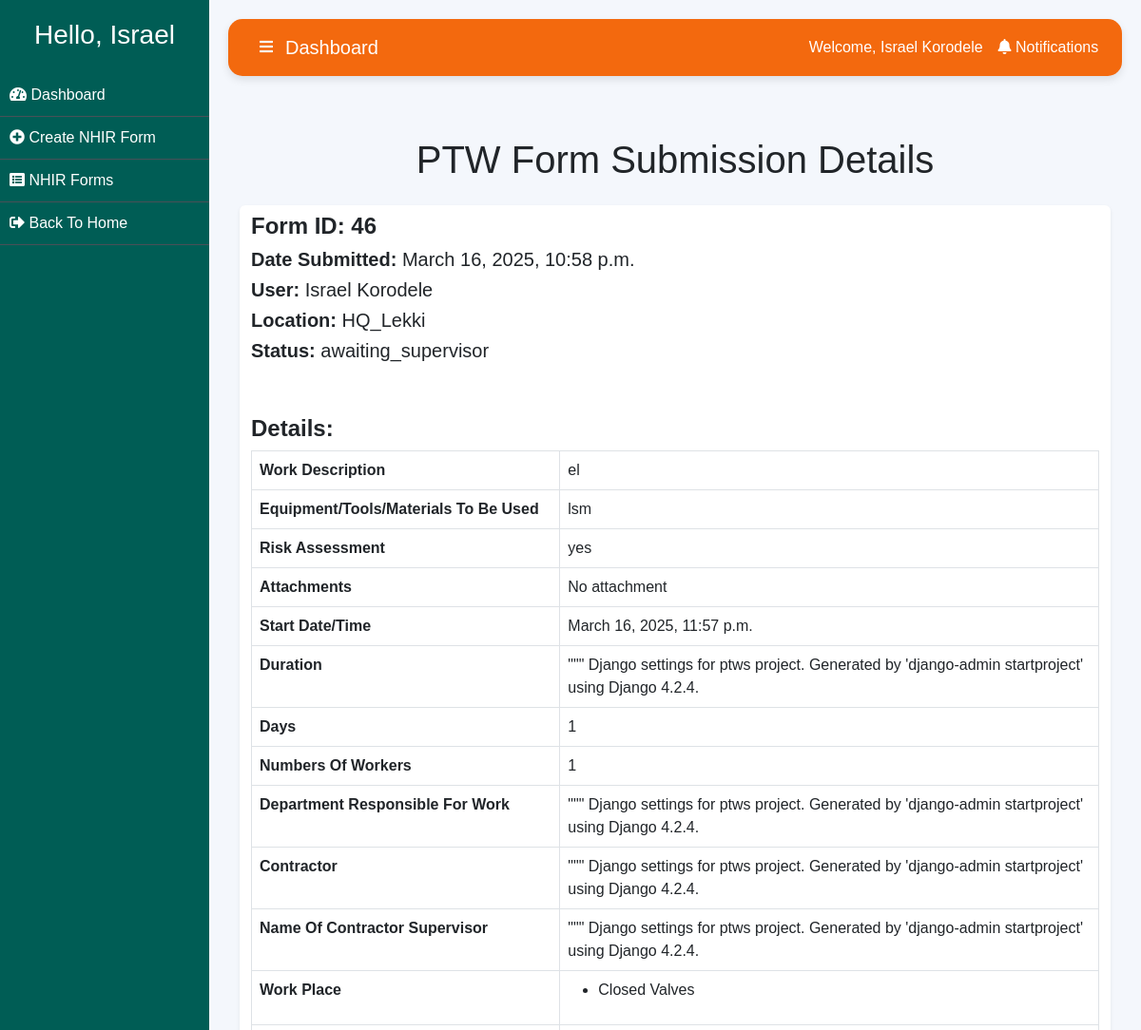
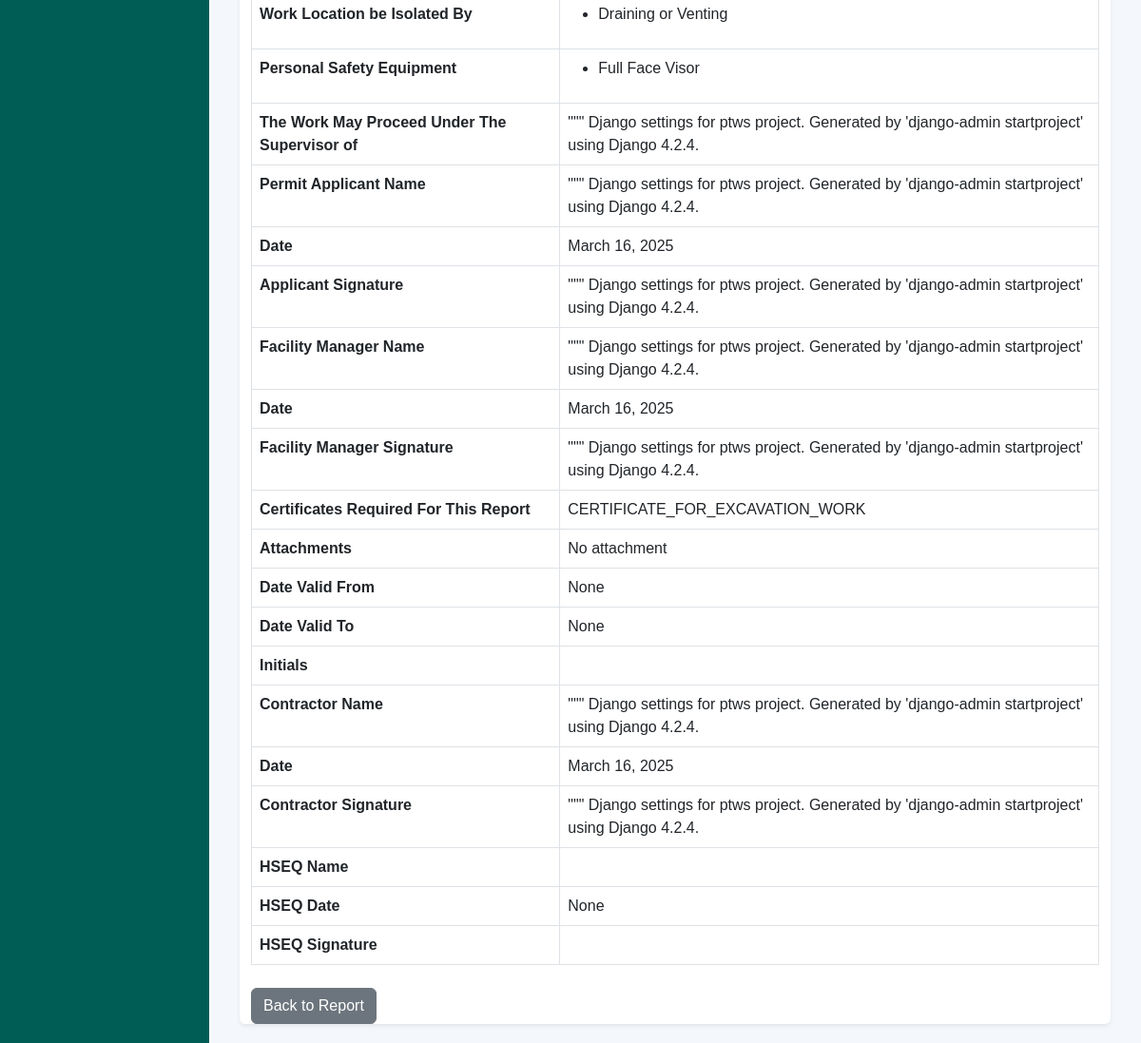
Before: /view_form/46/ (signed in) with the older database file (2 pictures, top to bottom).
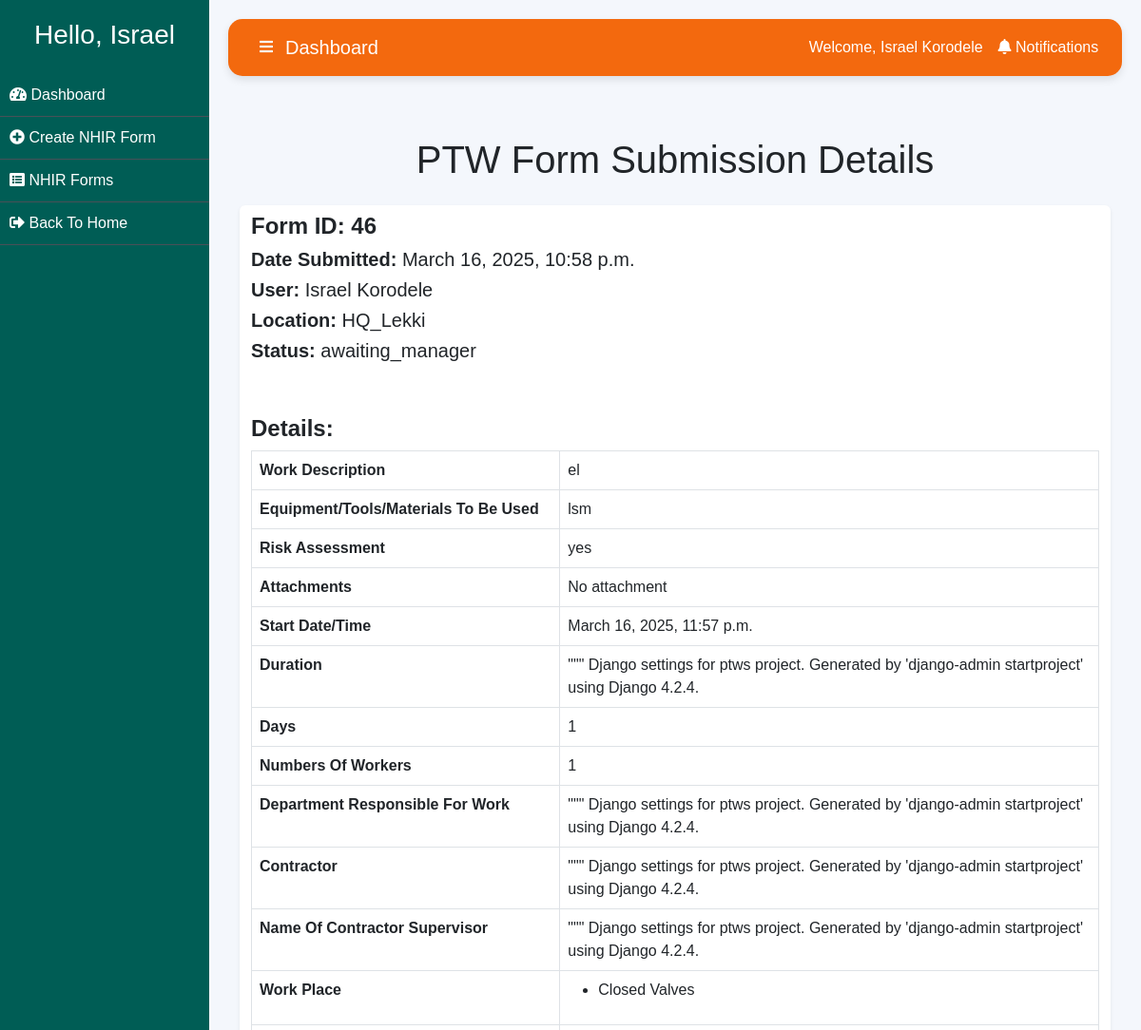
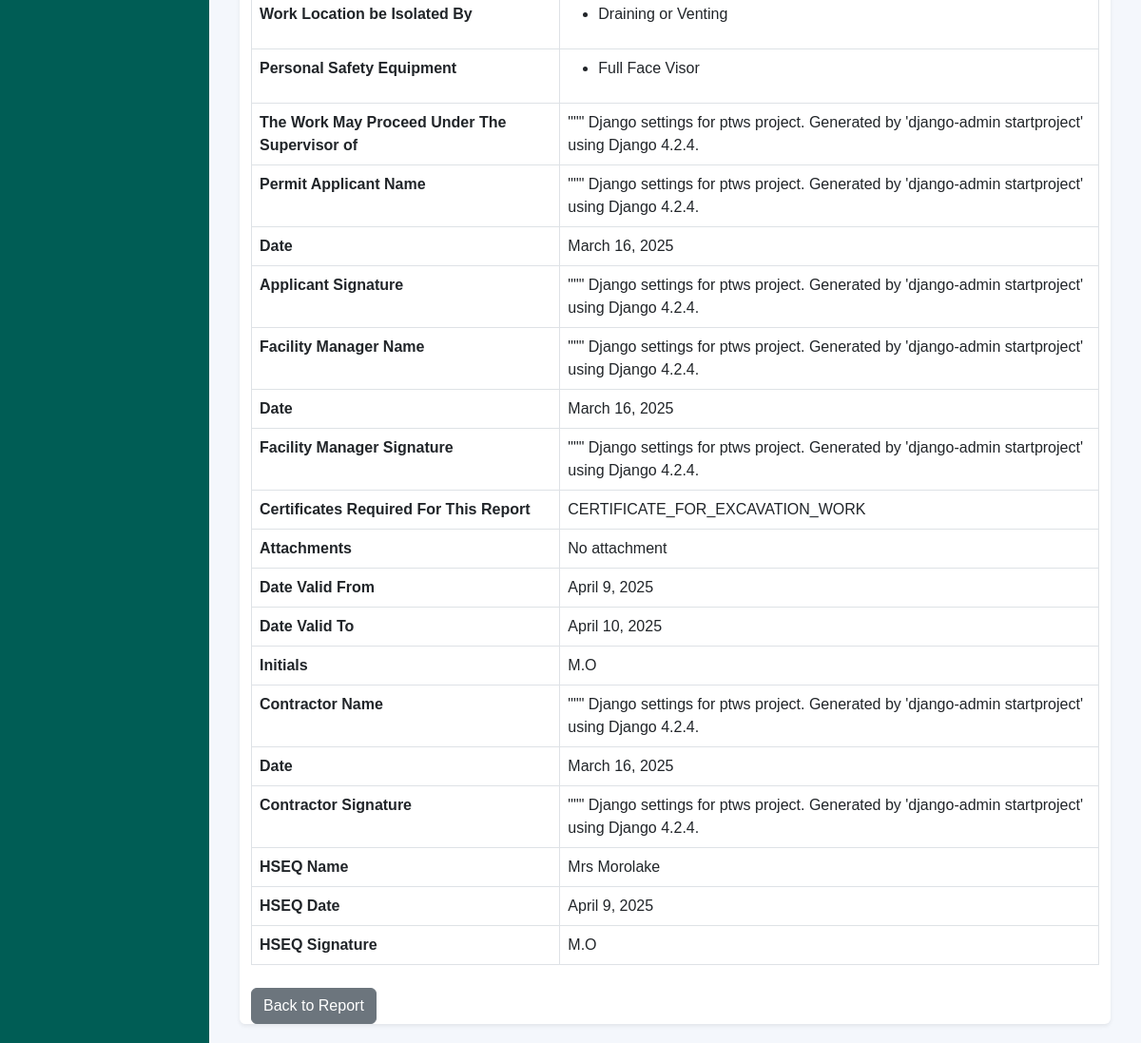
After: the same page with the newer database file (2 pictures, top to bottom).
### app/models.py (models this page shows, shortened)
class PTWForm(models.Model):
    user = models.ForeignKey(User, null=True, on_delete=models.CASCADE)
    date_submitted = models.DateTimeField(auto_now_add=True, null=True)
    location = models.CharField(max_length=255, choices=[
        ('HQ_Lekki', 'HQ_Lekki'),
        ('CGS_Ikorodu', 'CGS_Ikorodu'),
        ('LNG_PH', 'LNG_PH'),
        ('LFZ_Ibeju', 'LFZ_Ibeju'),
    ], blank=True, null=True)
    work_description = models.TextField(null=True)
    equipment_tools_materials = models.TextField(null=True)
    risk_assessment_done = models.CharField(max_length=3, choices=[('yes', 'Yes'), ('no', 'No')], null=True)
    attachment = models.FileField(upload_to='attachments/', null=True, blank=True)
    project_attachment = models.FileField(upload_to='attachments/', null=True, blank=True)
    start_datetime = models.DateTimeField(null=True)
    duration = models.CharField(max_length=255, null=True)
    days = models.IntegerField(null=True)
    workers_count = models.IntegerField(null=True)
    department = models.CharField(max_length=255, null=True)
    contractor = models.CharField(max_length=255, null=True)
    contractor_supervisor = models.CharField(max_length=255, null=True)
    work_place = models.ManyToManyField(SafetyPrecaution, blank=True)
    work_location_isolation = models.ManyToManyField(WorkLocationIsolation, blank=True)
    personal_safety = models.ManyToManyField(PersonalSafety, blank=True)
    additional_precautions = models.TextField(blank=True)
    supervisor_name = models.CharField(max_length=255, null=True)
    applicant_name = models.CharField(max_length=255, null=True)
    applicant_date = models.DateField(null=True)
    applicant_sign = models.CharField(max_length=255, null=True)
    facility_manager_name = models.CharField(max_length=255, null=True)
    facility_manager_date = models.DateField(null=True)
    facility_manager_sign = models.CharField(max_length=255, null=True)
    certificates_required = models.CharField(max_length=255, choices=[
        ('CERTIFICATE_FOR_EXCAVATION_WORK', 'CERTIFICATE_FOR_EXCAVATION_WORK'),
        ('CERTIFICATE_FOR_HOT_WORK', 'CERTIFICATE_FOR_HOT_WORK'),
        ('CERTIFICATE_FOR_ELECTRICAL_WORK', 'CERTIFICATE_FOR_ELECTRICAL_WORK'),
        ('GAS_TEST_FORM', 'GAS_TEST_FORM'),
        ('CERTIFICATE_FOR_CONFINED_SPACES', 'CERTIFICATE_FOR_CONFINED_SPACES'),
        ('NOT_APPLICABLE', 'NOT_APPLICABLE'),
    ], blank=True, null=True)
    valid_from = models.DateField(null=True)
    valid_to = models.DateField(null=True)
    initials = models.CharField(max_length=100, null=True)
    contractor_name = models.CharField(max_length=255, null=True)
    contractor_date = models.DateField(null=True)
    contractor_sign = models.CharField(max_length=255, null=True)
    hseq_name = models.CharField(max_length=255, null=True)
    hseq_date = models.DateField(null=True)
    hseq_sign = models.CharField(max_length=255, null=True)
    manager_name = models.CharField(max_length=255, null=True)
    manager_date = models.DateField(null=True)
    manager_sign = models.CharField(max_length=255, null=True)
    status = models.CharField(
        max_length=20,
        choices=[
            ('awaiting_supervisor', 'Awaiting Supervisor Approval'),
            ('supervisor_signed', 'Supervisor Signed'),
            ('awaiting_manager', 'Awaiting Manager Approval'),
            ('manager_signed', 'Manager Signed'),
            ('approved', 'Approved'),
            ('disapproved', 'Disapproved'),
        ],
        default='awaiting_supervisor',
    )

### app/views.py (the view)
# urls.py: path('view_form/<int:pk>/', views.view_form, name='view_form'),
@login_required(login_url='app:login')
def view_form(request, pk):
    submission = get_object_or_404(PTWForm, pk=pk)
    attachment_ext = os.path.splitext(submission.attachment.name)[1].lower()
    project_attachment_ext = os.path.splitext(submission.project_attachment.name)[1].lower()
    return render(request, 'view_form.html', {'submission': submission, 'attachment_ext': attachment_ext, 'project_attachment_ext': project_attachment_ext})

### app/models.py (called while the page is built)
    def __str__(self):
        return f"{self.name}"

    def __str__(self):
        return self.name

    def __str__(self):
        return self.name

### app/templates/view_form.html (shortened to what the changed rows need)
{% extends 'base.html' %}
{% block content %}
<div class="container mt-5">
    <h1 class="text-center mb-4 mt-2 pt-3">PTW Form Submission Details</h1>
<div class="container shadow-sm bg-white" style="border-radius: 0.375rem;">
    <div class="card-body">
        <h4 class="pt-2"><strong>Form ID:  {{ submission.id }} </strong></h4>
        <h5><strong>Date Submitted:</strong> {{ submission.date_submitted }}</h5>
        <h5><strong>User:</strong> {{ submission.user.get_full_name }}</h5>
        <h5><strong>Location:</strong> {{ submission.location }}</h5>
        <h5><strong>Status:</strong> {{ submission.status }}</h5>
        <br><br>
        <h4><strong>Details:</strong></h4>
        <table class="table table-bordered">
            <tbody>
                <tr>
                    <th>Work Description</th>
                    <td>{{ submission.work_description }}</td>
                </tr>
                <tr>
                    <th>Equipment/Tools/Materials To Be Used</th>
                    <td>{{ submission.equipment_tools_materials }}</td>
                </tr>
                <tr>
                    <th>Risk Assessment</th>
                    <td>{{ submission.risk_assessment_done }}</td>
                </tr>
                <tr>
                    <th>Attachments</th>
                </tr>
                <tr>
                    <th>Start Date/Time</th>
                    <td>{{ submission.start_datetime }}</td>
                </tr>
                <tr>
                    <th>Duration</th>
                    <td>{{ submission.duration }}</td>
                </tr>
                <tr>
                    <th>Days</th>
                    <td>{{ submission.days }}</td>
                </tr>
                <tr>
                    <th>Numbers Of Workers</th>
                    <td>{{ submission.workers_count }}</td>
                </tr>
                <tr>
                    <th>Department Responsible For Work</th>
                    <td>{{ submission.department }}</td>
                </tr>
                <tr>
                    <th>Contractor</th>
                    <td>{{ submission.contractor }}</td>
                </tr>
                <tr>
                    <th>Name Of Contractor Supervisor</th>
                    <td>{{ submission.contractor_supervisor }}</td>
                </tr>
                <tr>
                    <th>Work Place</th>
                </tr>
                <tr>
                    <th>Work Location be Isolated By</th>
                </tr>
                <tr>
                    <th>Personal Safety Equipment</th>
                </tr>
                <tr>
                    <th>The Work May Proceed Under The Supervisor of</th>
                    <td>{{ submission.supervisor_name }}</td>
                </tr>
                <tr>
                    <th>Permit Applicant Name</th>
                    <td>{{ submission.applicant_name }}</td>
                </tr>
                <tr>
                    <th>Date</th>
                    <td>{{ submission.applicant_date }}</td>
                </tr>
                <tr>
                    <th>Applicant Signature</th>
                    <td>{{ submission.applicant_sign }}</td>
                </tr>
                <tr>
                    <th>Facility Manager Name</th>
                    <td>{{ submission.facility_manager_name }}</td>
                </tr>
                <tr>
                    <th>Date</th>
                    <td>{{ submission.facility_manager_date }}</td>
                </tr>
                <tr>
                    <th>Facility Manager Signature</th>
                    <td>{{ submission.facility_manager_sign }}</td>
                </tr>
                <tr>
                    <th>Certificates Required For This Report</th>
                    <td>{{ submission.certificates_required }}</td>
                </tr>
                <tr>
                    <th>Attachments</th>
                </tr>
                <tr>
                    <th>Date Valid From</th>
                    <td>{{ submission.valid_from }}</td>
                </tr>
                <tr>
                    <th>Date Valid To</th>
                    <td>{{ submission.valid_to }}</td>
                </tr>
                <tr>
                    <th>Initials</th>
                    <td>{{ submission.initials }}</td>
                </tr>
                <tr>
                    <th>Contractor Name</th>
                    <td>{{ submission.contractor_name }}</td>
                </tr>
                <tr>
                    <th>Date</th>
                    <td>{{ submission.contractor_date }}</td>
                </tr>
                <tr>
                    <th>Contractor Signature</th>
                    <td>{{ submission.contractor_sign }}</td>
                </tr>
                <tr>
                    <th> HSEQ Name</th>
                    <td>{{ submission.hseq_name }}</td>
                </tr>
                <tr>
                    <th> HSEQ Date</th>
                    <td>{{ submission.hseq_date }}</td>
                </tr>
                <tr>
                    <th> HSEQ Signature</th>
                    <td>{{ submission.hseq_sign }}</td>
                </tr>
            </tbody>
        </table>
        <div class="mt-4">
            <a href="{% url 'app:form_list' %}" class="btn btn-secondary">Back to Report</a>
        </div>
    </div>
</div>
</div>
{% endblock content %}

Changed rows visible on the page:
changed PTWForm "HQ_Lekki": status "awaiting_supervisor" → "awaiting_manager"; valid_from "None" → "April 9, 2025"; valid_to "None" → "April 10, 2025"; initials (not shown) → "M.O"; hseq_name (not shown) → "Mrs Morolake"; hseq_date "None" → "April 9, 2025"; hseq_sign (not shown) → "M.O"
